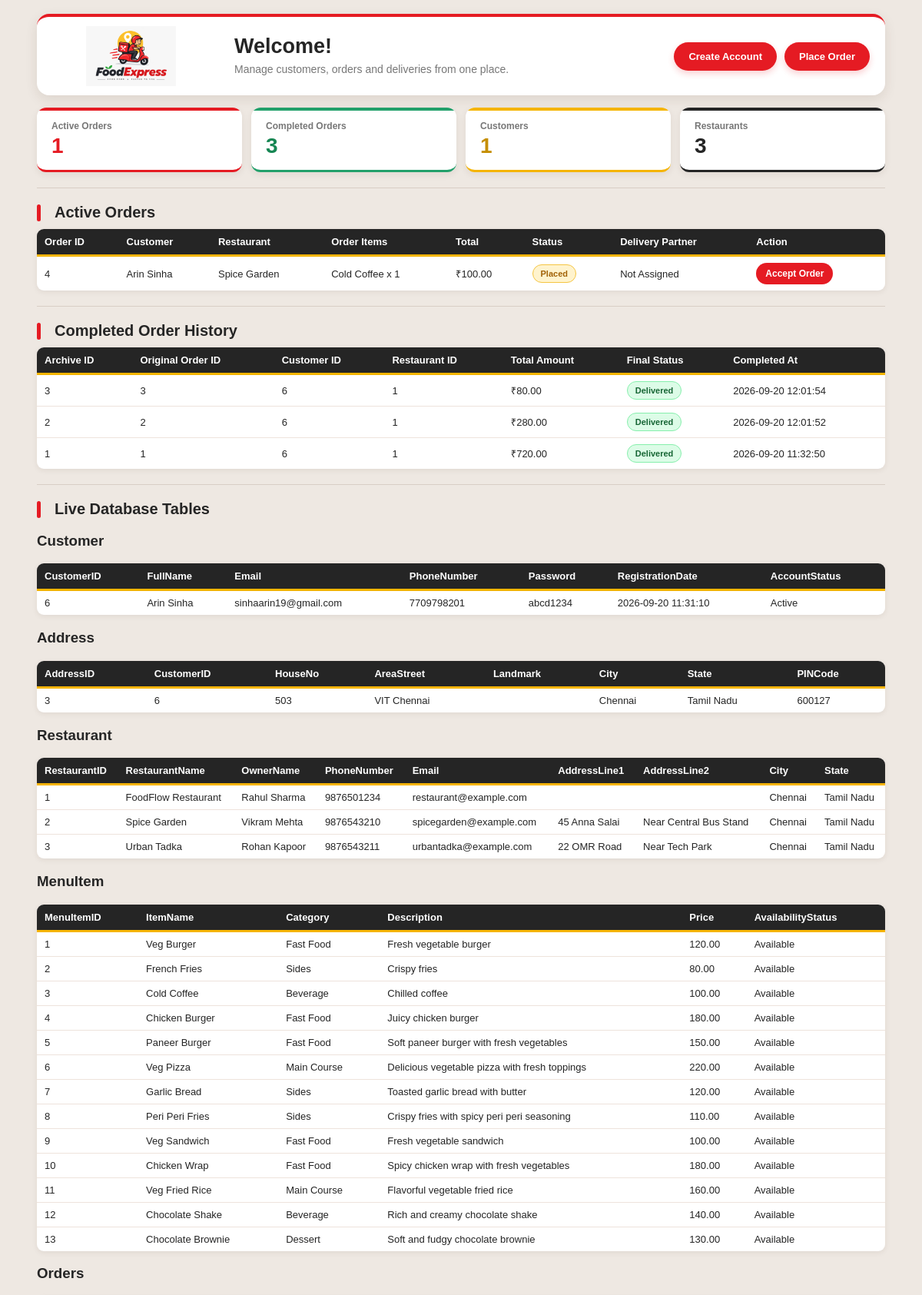
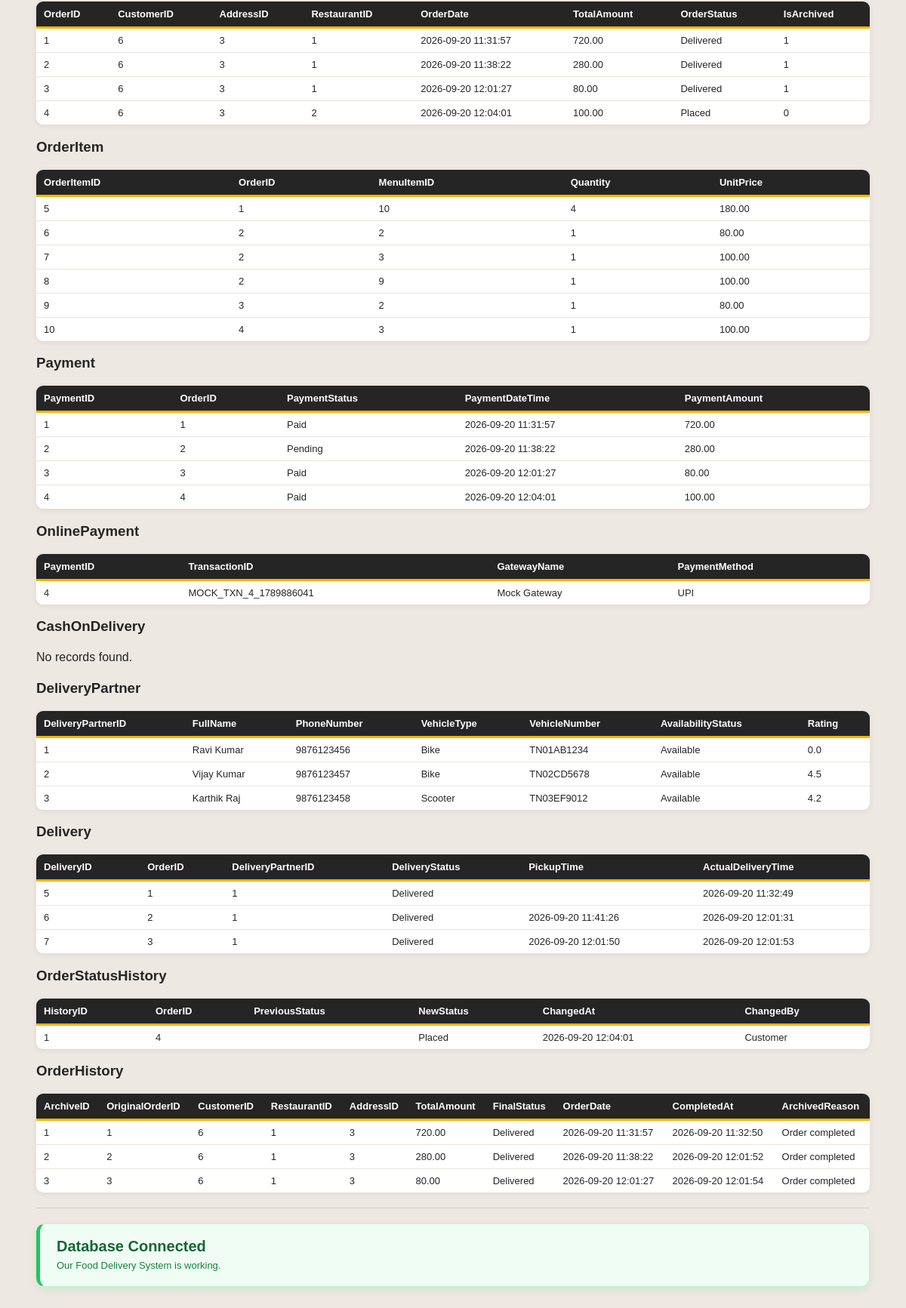
The page / on the database its author committed (2 pictures, top to bottom).
### tables this page shows
CREATE TABLE `orders` (
  `OrderID` int(11) NOT NULL,
  `CustomerID` int(11) NOT NULL,
  `AddressID` int(11) NOT NULL,
  `RestaurantID` int(11) NOT NULL,
  `OrderDate` datetime DEFAULT current_timestamp(),
  `TotalAmount` decimal(10,2) DEFAULT 0.00,
  `OrderStatus` enum('Placed','Accepted','Preparing','Out for Delivery','Delivered','Cancelled') DEFAULT 'Placed',
  `IsArchived` tinyint(1) DEFAULT 0
);

CREATE TABLE `customer` (
  `CustomerID` int(11) NOT NULL,
  `FullName` varchar(100) NOT NULL,
  `Email` varchar(150) NOT NULL,
  `PhoneNumber` varchar(20) DEFAULT NULL,
  `Password` varchar(255) DEFAULT NULL,
  `RegistrationDate` datetime DEFAULT current_timestamp(),
  `AccountStatus` enum('Active','Blocked') DEFAULT 'Active'
);

CREATE TABLE `restaurant` (
  `RestaurantID` int(11) NOT NULL,
  `RestaurantName` varchar(120) NOT NULL,
  `OwnerName` varchar(100) DEFAULT NULL,
  `PhoneNumber` varchar(20) DEFAULT NULL,
  `Email` varchar(150) DEFAULT NULL,
  `AddressLine1` varchar(150) DEFAULT NULL,
  `AddressLine2` varchar(150) DEFAULT NULL,
  `City` varchar(80) DEFAULT NULL,
  `State` varchar(80) DEFAULT NULL
);

CREATE TABLE `orderhistory` (
  `ArchiveID` int(11) NOT NULL,
  `OriginalOrderID` int(11) NOT NULL,
  `CustomerID` int(11) NOT NULL,
  `RestaurantID` int(11) NOT NULL,
  `AddressID` int(11) NOT NULL,
  `TotalAmount` decimal(10,2) DEFAULT NULL,
  `FinalStatus` varchar(40) NOT NULL,
  `OrderDate` datetime DEFAULT NULL,
  `CompletedAt` datetime DEFAULT current_timestamp(),
  `ArchivedReason` varchar(100) DEFAULT 'Order completed'
);

CREATE TABLE `address` (
  `AddressID` int(11) NOT NULL,
  `CustomerID` int(11) NOT NULL,
  `HouseNo` varchar(50) DEFAULT NULL,
  `AreaStreet` varchar(150) DEFAULT NULL,
  `Landmark` varchar(150) DEFAULT NULL,
  `City` varchar(80) DEFAULT NULL,
  `State` varchar(80) DEFAULT NULL,
  `PINCode` varchar(10) DEFAULT NULL
);

CREATE TABLE `menuitem` (
  `MenuItemID` int(11) NOT NULL,
  `ItemName` varchar(120) NOT NULL,
  `Category` varchar(80) DEFAULT NULL,
  `Description` varchar(255) DEFAULT NULL,
  `Price` decimal(10,2) NOT NULL CHECK (`Price` >= 0),
  `AvailabilityStatus` enum('Available','Unavailable') DEFAULT 'Available'
);

CREATE TABLE `orderitem` (
  `OrderItemID` int(11) NOT NULL,
  `OrderID` int(11) NOT NULL,
  `MenuItemID` int(11) NOT NULL,
  `Quantity` int(11) NOT NULL CHECK (`Quantity` > 0),
  `UnitPrice` decimal(10,2) NOT NULL CHECK (`UnitPrice` >= 0)
);

CREATE TABLE `payment` (
  `PaymentID` int(11) NOT NULL,
  `OrderID` int(11) NOT NULL,
  `PaymentStatus` enum('Pending','Paid','Failed','Refunded') DEFAULT 'Pending',
  `PaymentDateTime` datetime DEFAULT NULL,
  `PaymentAmount` decimal(10,2) NOT NULL CHECK (`PaymentAmount` >= 0)
);

CREATE TABLE `onlinepayment` (
  `PaymentID` int(11) NOT NULL,
  `TransactionID` varchar(120) NOT NULL,
  `GatewayName` varchar(80) DEFAULT NULL,
  `PaymentMethod` varchar(50) DEFAULT NULL
);

CREATE TABLE `deliverypartner` (
  `DeliveryPartnerID` int(11) NOT NULL,
  `FullName` varchar(100) NOT NULL,
  `PhoneNumber` varchar(20) DEFAULT NULL,
  `VehicleType` varchar(50) DEFAULT NULL,
  `VehicleNumber` varchar(30) DEFAULT NULL,
  `AvailabilityStatus` enum('Available','Busy','Offline') DEFAULT 'Available',
  `Rating` decimal(2,1) DEFAULT 0.0
);

CREATE TABLE `delivery` (
  `DeliveryID` int(11) NOT NULL,
  `OrderID` int(11) NOT NULL,
  `DeliveryPartnerID` int(11) NOT NULL,
  `DeliveryStatus` enum('Assigned','Picked Up','Out for Delivery','Delivered') DEFAULT 'Assigned',
  `PickupTime` datetime DEFAULT NULL,
  `ActualDeliveryTime` datetime DEFAULT NULL
);

CREATE TABLE `orderstatushistory` (
  `HistoryID` int(11) NOT NULL,
  `OrderID` int(11) NOT NULL,
  `PreviousStatus` varchar(40) DEFAULT NULL,
  `NewStatus` varchar(40) NOT NULL,
  `ChangedAt` datetime DEFAULT current_timestamp(),
  `ChangedBy` varchar(50) DEFAULT 'System'
);

### index.php (the view, shortened to what this page needs)
<?php
include "db.php";
$activeOrdersCount = $conn->query(
    "SELECT COUNT(*) AS total
     FROM Orders
     WHERE IsArchived = FALSE"
)->fetch_assoc()["total"];
$completedOrdersCount = $conn->query(
    "SELECT COUNT(*) AS total
     FROM OrderHistory"
)->fetch_assoc()["total"];
$customerCount = $conn->query(
    "SELECT COUNT(*) AS total
     FROM Customer"
)->fetch_assoc()["total"];
$restaurantCount = $conn->query(
    "SELECT COUNT(*) AS total
     FROM Restaurant"
)->fetch_assoc()["total"];
$history = $conn->query(
    "SELECT * FROM OrderHistory
     ORDER BY CompletedAt DESC"
);
$orders = $conn->query(
    "SELECT o.OrderID, c.FullName AS CustomerName,
            r.RestaurantName, o.TotalAmount,
            o.OrderStatus, o.OrderDate,
            dp.FullName AS DeliveryPartnerName,
            (
                SELECT GROUP_CONCAT(
                    CONCAT(mi.ItemName, ' x ', oi.Quantity)
                    SEPARATOR ', '
                )
                FROM OrderItem oi
                JOIN MenuItem mi
                ON oi.MenuItemID = mi.MenuItemID
                WHERE oi.OrderID = o.OrderID
            ) AS OrderItems
     FROM Orders o
     JOIN Customer c ON o.CustomerID = c.CustomerID
     JOIN Restaurant r ON o.RestaurantID = r.RestaurantID
     LEFT JOIN Delivery d ON o.OrderID = d.OrderID
     LEFT JOIN DeliveryPartner dp
     ON d.DeliveryPartnerID = dp.DeliveryPartnerID
     WHERE o.IsArchived = FALSE
     ORDER BY o.OrderID DESC"
);
?>
<!DOCTYPE html>
<html>
<head>
    <link rel="stylesheet" href="style.css">
</head>
<body>
<div class="container">
    <div class="top-bar">
        <div class="brand">
            <a href="index.php">
                <img src="logo.png" alt="FoodExpress Logo">
            </a>
        </div>
        <div class="welcome">
            <h2>Welcome!</h2>
            <p>
                Manage customers, orders and deliveries from one place.
            </p>
        </div>
        <div class="top-actions">
            <a href="create_account.php">
                <button>Create Account</button>
            </a>
            <a href="place_order.php">
                <button>Place Order</button>
            </a>
        </div>
    </div>
    <div class="stats-grid">
        <div class="stat-card">
            <span>Active Orders</span>
            <strong>
                <?php echo $activeOrdersCount; ?>
            </strong>
        </div>
        <div class="stat-card">
            <span>Completed Orders</span>
            <strong>
                <?php echo $completedOrdersCount; ?>
            </strong>
        </div>
        <div class="stat-card">
            <span>Customers</span>
            <strong>
                <?php echo $customerCount; ?>
            </strong>
        </div>
        <div class="stat-card">
            <span>Restaurants</span>
            <strong>
                <?php echo $restaurantCount; ?>
            </strong>
        </div>
    </div>
    <hr>
    <h2>Active Orders</h2>
    <?php if ($orders->num_rows > 0) { ?>
        <table>
            <tr>
                <th>Order ID</th>
                <th>Customer</th>
                <th>Restaurant</th>
                <th>Order Items</th>
                <th>Total</th>
                <th>Status</th>
                <th>Delivery Partner</th>
                <th>Action</th>
            </tr>
            <?php while ($order = $orders->fetch_assoc()) { ?>
                <tr>
                    <td>
                        <?php echo $order["OrderID"]; ?>
                    </td>
                    <td>
                        <?php echo htmlspecialchars($order["CustomerName"]); ?>
                    </td>
                    <td>
                        <?php echo htmlspecialchars($order["RestaurantName"]); ?>
                    </td>
                    <td>
                        <?php echo htmlspecialchars($order["OrderItems"] ?? ""); ?>
                    </td>
                    <td>
                        ₹<?php echo $order["TotalAmount"]; ?>
                    </td>
                    <td>
                        <?php
                        $status = $order["OrderStatus"];
                        if ($status == "Placed") {
                            $class = "status-placed";
                        } elseif ($status == "Accepted") {
                            $class = "status-accepted";
                        } elseif ($status == "Preparing") {
                            $class = "status-preparing";
                        } elseif ($status == "Out for Delivery") {
                            $class = "status-delivery";
                        } elseif ($status == "Delivered") {
                            $class = "status-delivered";
                        } else {
                            $class = "";
                        }
                        ?>
                        <span class="<?php echo $class; ?>">
                            <?php echo htmlspecialchars($status); ?>
                        </span>
                    </td>
                    <td>
                        <?php
                        echo $order["DeliveryPartnerName"]
                            ? htmlspecialchars($order["DeliveryPartnerName"])
                            : "Not Assigned";
                        ?>
                    </td>
                    <td>
                        <?php if ($order["OrderStatus"] == "Placed") { ?>
                            <a href="workflow.php?action=accept&order_id=<?php echo $order["OrderID"]; ?>">
                                <button class="action-btn accept">
                                    Accept Order
                                </button>
                            </a>
                        <?php } ?>
                    </td>
                </tr>
            <?php } ?>
        </table>
    <?php } ?>
    <hr>
    <h2>Completed Order History</h2>
    <?php if ($history->num_rows > 0) { ?>
        <table>
            <tr>
                <th>Archive ID</th>
                <th>Original Order ID</th>
                <th>Customer ID</th>
                <th>Restaurant ID</th>
                <th>Total Amount</th>
                <th>Final Status</th>
                <th>Completed At</th>
            </tr>
            <?php while ($record = $history->fetch_assoc()) { ?>
                <tr>
                    <td>
                        <?php echo $record["ArchiveID"]; ?>
                    </td>
                    <td>
                        <?php echo $record["OriginalOrderID"]; ?>
                    </td>
                    <td>
                        <?php echo $record["CustomerID"]; ?>
                    </td>
                    <td>
                        <?php echo $record["RestaurantID"]; ?>
                    </td>
                    <td>
                        ₹<?php echo $record["TotalAmount"]; ?>
                    </td>
                    <td>
                        <span class="status-delivered">
                            <?php echo htmlspecialchars($record["FinalStatus"]); ?>
                        </span>
                    </td>
                    <td>
                        <?php echo $record["CompletedAt"]; ?>
                    </td>
                </tr>
            <?php } ?>
        </table>
    <?php } else { ?>
        <p>No completed orders yet.</p>
    <?php } ?>
    <hr>
    <h2>Live Database Tables</h2>
    <?php
    $tables = [
        "Customer",
        "Address",
        "Restaurant",
        "MenuItem",
        "Orders",
        "OrderItem",
        "Payment",
        "OnlinePayment",
        "CashOnDelivery",
        "DeliveryPartner",
        "Delivery",
        "OrderStatusHistory",
        "OrderHistory"
    ];
    foreach ($tables as $table) {
        echo "<h3>" . htmlspecialchars($table) . "</h3>";
        $result = $conn->query("SELECT * FROM `$table`");
        if ($result && $result->num_rows > 0) {
            echo "<table>";
            echo "<tr>";
            $fields = $result->fetch_fields();
            foreach ($fields as $field) {
                echo "<th>" .
                     htmlspecialchars($field->name) .
                     "</th>";
            }
            echo "</tr>";
            while ($row = $result->fetch_assoc()) {
                echo "<tr>";
                foreach ($row as $value) {
                    echo "<td>" .
                         htmlspecialchars($value ?? "") .
                         "</td>";
                }
                echo "</tr>";
            }
            echo "</table>";
        } else {
            echo "<p>No records found.</p>";
        }
    }
    ?>
    <hr>
    <div class="database-status">
        <h2>Database Connected</h2>
        <p>
            Our Food Delivery System is working.
        </p>
    </div>
</div>
</body>
</html>

### rows shown on the page
orders: OrderID "4", CustomerID.FullName "Arin Sinha", RestaurantID.RestaurantName "Spice Garden", OrderItems "Cold Coffee x 1", TotalAmount "100.00", OrderStatus "Placed", CustomerID "6", AddressID "3", RestaurantID "2", OrderDate "2026-09-20 12:04:01", IsArchived "0"
orderhistory: ArchiveID "3", OriginalOrderID "3", CustomerID "6", RestaurantID "1", TotalAmount "80.00", FinalStatus "Delivered", CompletedAt "2026-09-20 12:01:54", value "3", OrderDate "2026-09-20 12:01:27", ArchivedReason "Order completed"
orderhistory: ArchiveID "2", OriginalOrderID "2", CustomerID "6", RestaurantID "1", TotalAmount "280.00", FinalStatus "Delivered", CompletedAt "2026-09-20 12:01:52", value "2", AddressID "3", OrderDate "2026-09-20 11:38:22", ArchivedReason "Order completed"
orderhistory: ArchiveID "1", OriginalOrderID "1", CustomerID "6", RestaurantID "1", TotalAmount "720.00", FinalStatus "Delivered", CompletedAt "2026-09-20 11:32:50", value "1", AddressID "3", OrderDate "2026-09-20 11:31:57", ArchivedReason "Order completed"
customer: CustomerID "6", FullName "Arin Sinha", Email "sinhaarin19@gmail.com", PhoneNumber "7709798201", Password "abcd1234", RegistrationDate "2026-09-20 11:31:10", AccountStatus "Active"
address: AddressID "3", CustomerID "6", HouseNo "503", AreaStreet "VIT Chennai", City "Chennai", State "Tamil Nadu", PINCode "600127"
restaurant: RestaurantID "1", RestaurantName "FoodFlow Restaurant", OwnerName "Rahul Sharma", PhoneNumber "9876501234", Email "restaurant@example.com", City "Chennai", State "Tamil Nadu"
restaurant: RestaurantID "2", RestaurantName "Spice Garden", OwnerName "Vikram Mehta", PhoneNumber "9876543210", Email "spicegarden@example.com", AddressLine1 "45 Anna Salai", AddressLine2 "Near Central Bus Stand", City "Chennai", State "Tamil Nadu"
restaurant: RestaurantID "3", RestaurantName "Urban Tadka", OwnerName "Rohan Kapoor", PhoneNumber "9876543211", Email "urbantadka@example.com", AddressLine1 "22 OMR Road", AddressLine2 "Near Tech Park", City "Chennai", State "Tamil Nadu"
menuitem: MenuItemID "1", ItemName "Veg Burger", Category "Fast Food", Description "Fresh vegetable burger", Price "120.00", AvailabilityStatus "Available"
menuitem: MenuItemID "2", ItemName "French Fries", Category "Sides", Description "Crispy fries", Price "80.00", AvailabilityStatus "Available"
menuitem: MenuItemID "3", ItemName "Cold Coffee", Category "Beverage", Description "Chilled coffee", Price "100.00", AvailabilityStatus "Available"
menuitem: MenuItemID "4", ItemName "Chicken Burger", Category "Fast Food", Description "Juicy chicken burger", Price "180.00", AvailabilityStatus "Available"
menuitem: MenuItemID "5", ItemName "Paneer Burger", Category "Fast Food", Description "Soft paneer burger with fresh vegetables", Price "150.00", AvailabilityStatus "Available"
menuitem: MenuItemID "6", ItemName "Veg Pizza", Category "Main Course", Description "Delicious vegetable pizza with fresh toppings", Price "220.00", AvailabilityStatus "Available"
menuitem: MenuItemID "7", ItemName "Garlic Bread", Category "Sides", Description "Toasted garlic bread with butter", Price "120.00", AvailabilityStatus "Available"
menuitem: MenuItemID "8", ItemName "Peri Peri Fries", Category "Sides", Description "Crispy fries with spicy peri peri seasoning", Price "110.00", AvailabilityStatus "Available"
menuitem: MenuItemID "9", ItemName "Veg Sandwich", Category "Fast Food", Description "Fresh vegetable sandwich", Price "100.00", AvailabilityStatus "Available"
menuitem: MenuItemID "10", ItemName "Chicken Wrap", Category "Fast Food", Description "Spicy chicken wrap with fresh vegetables", Price "180.00", AvailabilityStatus "Available"
menuitem: MenuItemID "11", ItemName "Veg Fried Rice", Category "Main Course", Description "Flavorful vegetable fried rice", Price "160.00", AvailabilityStatus "Available"
menuitem: MenuItemID "12", ItemName "Chocolate Shake", Category "Beverage", Description "Rich and creamy chocolate shake", Price "140.00", AvailabilityStatus "Available"
menuitem: MenuItemID "13", ItemName "Chocolate Brownie", Category "Dessert", Description "Soft and fudgy chocolate brownie", Price "130.00", AvailabilityStatus "Available"
orders: value "1", CustomerID "6", AddressID "3", OrderDate "2026-09-20 11:31:57", TotalAmount "720.00", OrderStatus "Delivered"
orders: OrderID "2", CustomerID "6", AddressID "3", value "1", OrderDate "2026-09-20 11:38:22", TotalAmount "280.00", OrderStatus "Delivered"
orders: value "3", CustomerID "6", value "1", OrderDate "2026-09-20 12:01:27", TotalAmount "80.00", OrderStatus "Delivered"
orderitem: OrderItemID "5", OrderID "1", MenuItemID "10", Quantity "4", UnitPrice "180.00"
orderitem: OrderItemID "6", value "2", Quantity "1", UnitPrice "80.00"
orderitem: OrderItemID "7", OrderID "2", MenuItemID "3", Quantity "1", UnitPrice "100.00"
orderitem: OrderItemID "8", OrderID "2", MenuItemID "9", Quantity "1", UnitPrice "100.00"
orderitem: OrderItemID "9", OrderID "3", MenuItemID "2", Quantity "1", UnitPrice "80.00"
orderitem: OrderItemID "10", OrderID "4", MenuItemID "3", Quantity "1", UnitPrice "100.00"
payment: value "1", PaymentStatus "Paid", PaymentDateTime "2026-09-20 11:31:57", PaymentAmount "720.00"
payment: value "2", PaymentStatus "Pending", PaymentDateTime "2026-09-20 11:38:22", PaymentAmount "280.00"
payment: value "3", PaymentStatus "Paid", PaymentDateTime "2026-09-20 12:01:27", PaymentAmount "80.00"
payment: value "4", PaymentStatus "Paid", PaymentDateTime "2026-09-20 12:04:01", PaymentAmount "100.00"
onlinepayment: PaymentID "4", TransactionID "MOCK_TXN_4_1789886041", GatewayName "Mock Gateway", PaymentMethod "UPI"
deliverypartner: DeliveryPartnerID "1", FullName "Ravi Kumar", PhoneNumber "9876123456", VehicleType "Bike", VehicleNumber "TN01AB1234", AvailabilityStatus "Available", Rating "0.0"
deliverypartner: DeliveryPartnerID "2", FullName "Vijay Kumar", PhoneNumber "9876123457", VehicleType "Bike", VehicleNumber "TN02CD5678", AvailabilityStatus "Available", Rating "4.5"
deliverypartner: DeliveryPartnerID "3", FullName "Karthik Raj", PhoneNumber "9876123458", VehicleType "Scooter", VehicleNumber "TN03EF9012", AvailabilityStatus "Available", Rating "4.2"
delivery: DeliveryID "5", value "1", DeliveryStatus "Delivered", ActualDeliveryTime "2026-09-20 11:32:49"
delivery: DeliveryID "6", OrderID "2", DeliveryPartnerID "1", DeliveryStatus "Delivered", PickupTime "2026-09-20 11:41:26", ActualDeliveryTime "2026-09-20 12:01:31"
delivery: DeliveryID "7", OrderID "3", DeliveryPartnerID "1", DeliveryStatus "Delivered", PickupTime "2026-09-20 12:01:50", ActualDeliveryTime "2026-09-20 12:01:53"
orderstatushistory: HistoryID "1", OrderID "4", NewStatus "Placed", ChangedAt "2026-09-20 12:04:01", ChangedBy "Customer"

### other values the page prints
$activeOrdersCount "1"
$completedOrdersCount "3"
$customerCount "1"
$restaurantCount "3"
$table "Customer"
$field->name "CustomerID"
$field->name "FullName"
$field->name "Email"
$field->name "PhoneNumber"
$field->name "Password"
$field->name "RegistrationDate"
$field->name "AccountStatus"
$table "Address"
$field->name "AddressID"
$field->name "HouseNo"
